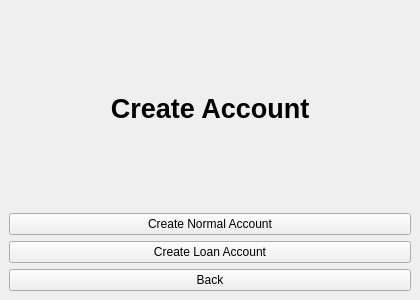
<?xml version="1.0" encoding="UTF-8"?>
<ui version="4.0">
 <class>MainWindow</class>
 <widget class="QMainWindow" name="MainWindow">
  <property name="geometry">
   <rect>
    <x>0</x><y>0</y><width>420</width><height>300</height>
   </rect>
  </property>
  <property name="windowTitle">
   <string>Create Bank Account</string>
  </property>

  <widget class="QWidget" name="centralwidget">
   <layout class="QVBoxLayout">

    <!-- Title -->
    <item>
     <widget class="QLabel" name="label">
      <property name="text">
       <string>Create Account</string>
      </property>
      <property name="alignment">
       <set>Qt::AlignCenter</set>
      </property>
      <property name="font">
       <font><bold>true</bold><pointsize>20</pointsize></font>
      </property>
     </widget>
    </item>

    <!-- Normal Account Button -->
    <item>
     <widget class="QPushButton" name="btnNormal">
      <property name="text">
       <string>Create Normal Account</string>
      </property>
      <property name="minimumHeight">
       <number>45</number>
      </property>
     </widget>
    </item>

    <!-- Loan Account Button -->
    <item>
     <widget class="QPushButton" name="btnLoan">
      <property name="text">
       <string>Create Loan Account</string>
      </property>
      <property name="minimumHeight">
       <number>45</number>
      </property>
     </widget>
    </item>

    <!-- Back Button -->
    <item>
     <widget class="QPushButton" name="btnBack">
      <property name="text">
       <string>Back</string>
      </property>
      <property name="minimumHeight">
       <number>40</number>
      </property>
     </widget>
    </item>

   </layout>
  </widget>

 </widget>
 <resources/>
 <connections/>
</ui>
